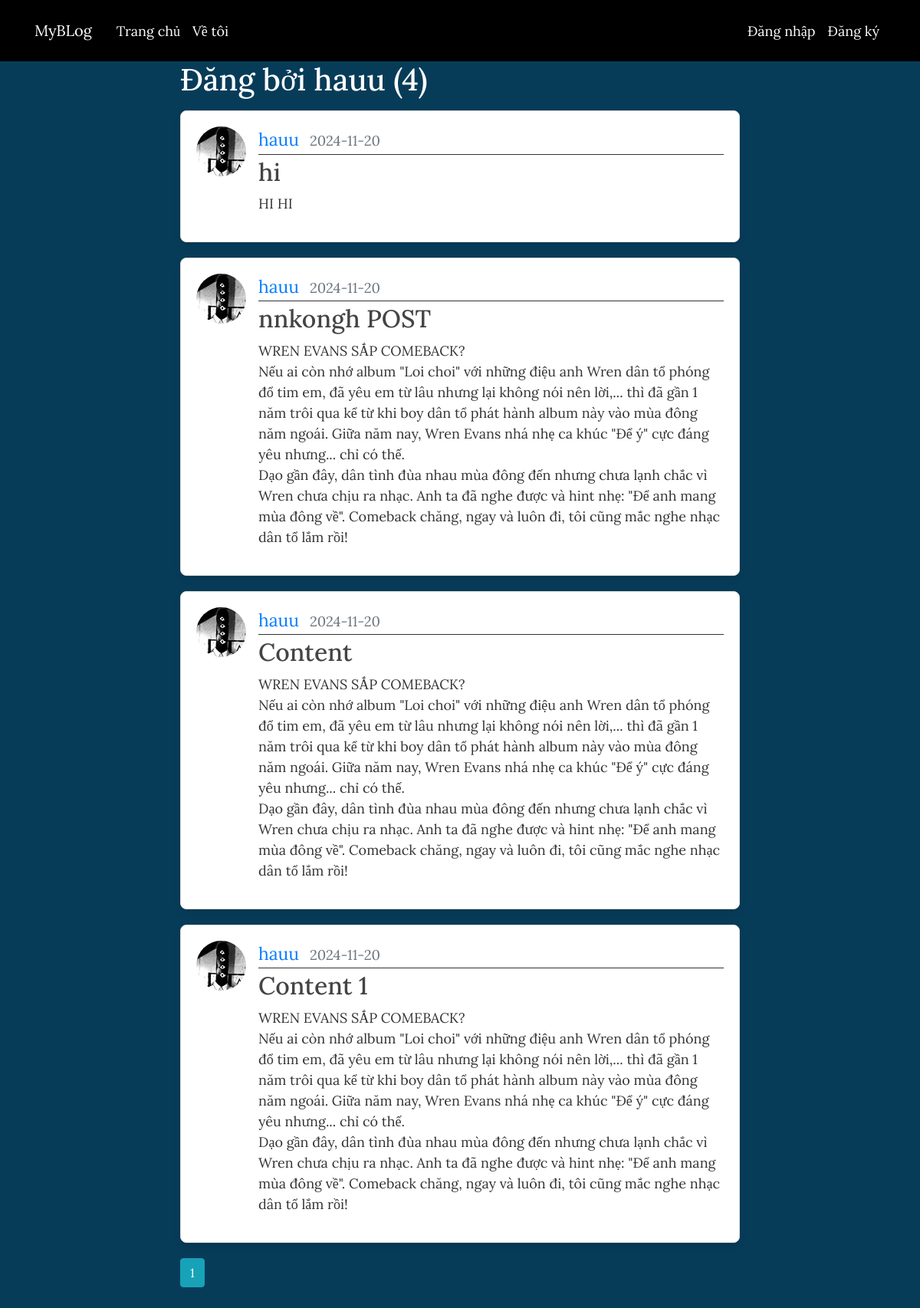
Screenshot of /user/hauu with the database file from the repository.
### blog/models.py (models this page shows, shortened)
class User(db.Model,UserMixin):
    id = db.Column(db.Integer,primary_key=True)
    username = db.Column(db.String(20),unique=True,nullable=False)
    email = db.Column(db.String(120),unique=True,nullable=False)
    image_file = db.Column(db.String(20),nullable=False,default='default.jpg')
    password = db.Column(db.String(60),nullable = False)
    posts = db.relationship('Post',backref='author',lazy = True)

class Post(db.Model):
    id = db.Column(db.Integer,primary_key=True)
    title =  db.Column(db.String(20),nullable=False)
    date_posted = db.Column(db.DateTime, nullable = False,default = datetime.utcnow )
    content = db.Column(db.Text, nullable = False)
    user_id = db.Column(db.Integer,db.ForeignKey('user.id'),nullable = False)

### blog/users/routes.py (the view)
@users.route("/user/<string:username>")
def user_posts(username):
    page = request.args.get('page', 1, type=int)
    user = User.query.filter_by(username=username).first_or_404()
    posts = Post.query.filter_by(author=user)\
        .order_by(Post.date_posted.desc())\
        .paginate(page=page, per_page=5)
    return render_template("user_posts.html",posts=posts,user=user)

### blog/templates/user_posts.html
{%extends "layout.html"%}
{%block content%}
<h1 class="mb-3">Đăng bởi {{user.username}} ({{posts.total}})</h1>
{%for post in posts.items %}
<article class="media content-section">
  <img class="rounded-circle article-img" src="{{url_for('static',filename='myAva/' + post.author.image_file)}}">
    <div class="media-body">
      <div class="article-metadata">
        <a class="mr-2" href="{{url_for('users.user_posts',username=post.author.username)}}">{{ post.author.username }}</a>
        <small class="text-muted">{{ post.date_posted.strftime('%Y-%m-%d') }}</small>
      </div>
      <h2><a class="article-title" href="{{url_for('posts.post',post_id=post.id)}}">{{ post.title }}</a></h2>
      <p class="article-content">{{ post.content }}</p>
    </div>
</article>
{%endfor%}
  {%for page_num in posts.iter_pages(left_edge=1,right_edge=1,left_current=1,right_current=2) %}
    {%if page_num %}
      {%if posts.page == page_num %}
        <a class="btn btn-info mb-4" href="{{url_for('users.user_posts',username=user.username, page=page_num)}}">{{page_num}}</a>
      {%else%}
        <a class="btn btn-outline-info mb-4" href="{{url_for('users.user_posts',username=user.username,page=page_num)}}">{{page_num}}</a>
      {%endif%}
    {%else%}
      ...
    {%endif%}
  {%endfor%}
{%endblock content%}

### blog/templates/layout.html (shortened to what this page needs)
<!DOCTYPE html>
<html lang="en">
<head>
    <link rel="stylesheet" href="https://maxcdn.bootstrapcdn.com/bootstrap/4.0.0/css/bootstrap.min.css">
    <link rel="stylesheet" type="text/css" href="{{url_for('static',filename='main.css') }}">
</head>
<body>
    <header class="site-header">
        <nav class="navbar navbar-expand-md navbar-dark bg-steel fixed-top">
          <div class="container">
            <a class="navbar-brand mr-4" href="/">MyBLog</a>
            <div class="collapse navbar-collapse" id="navbarToggle">
              <div class="navbar-nav mr-auto">
                <a class="nav-item nav-link" href="{{url_for('main.index')}}">Trang chủ</a>
                <a class="nav-item nav-link" href="{{url_for('main.about')}}">Về tôi</a>
              </div>
              <div class="navbar-nav">
                {%if current_user.is_authenticated%}
                  <a class="nav-item nav-link" href="{{url_for('posts.new_post')}}">Bài mới</a>
                  <a class="nav-item nav-link" href="{{url_for('users.account')}}">Tài khoản</a>
                  <a class="nav-item nav-link" href="{{url_for('users.logout')}}">Log out</a>
                {%else%}
                  <a class="nav-item nav-link" href="{{url_for('users.login')}}">Đăng nhập</a>
                  <a class="nav-item nav-link" href="{{url_for('users.register')}}">Đăng ký</a>
                {%endif%}
              </div>
            </div>
          </div>
        </nav>
      </header>
      <main role="main" class="container">
        <div class="row">
          <div class="col-md-8">
            {% block content %}{% endblock %}
          </div>
        </div>
      </main>
</body>
</html>

### blog/static/main.css (style rules this page uses)
body { background: #073C59; color: #333; margin-top: 5rem; font-size: 18px; font-family: 'Lora', serif; transition: background 0.3s ease; }
h1, h2, h3, h4, h5, h6 { color: #ffffff; transition: color 0.3s ease; }
.bg-steel { background-color: #000; height: 80px; border: none; transition: background-color 0.3s ease; }
.site-header .navbar-nav .nav-link { color: #ffffff; transition: color 0.3s ease; }
.content-section { background: #ffffff; padding: 20px; border: 1px solid #dddddd; border-radius: 8px; margin-bottom: 20px; max-width: 800px; margin-left: auto; margin-right: auto; box-shadow: 0 4px 8px rgba(0, 0, 0, 0.1); transition: transform 0.3s ease, box-shadow 0.3s ease; }
.article-title { color: #444444; transition: color 0.3s ease; }
.article-content { white-space: pre-line; }
.article-img { height: 65px; width: 65px; margin-right: 16px; transition: transform 0.3s ease; }
.article-metadata { padding-bottom: 1px; margin-bottom: 4px; border-bottom: 1px solid #333; font-size: 23px; transition: color 0.3s ease; }
main.container { margin-top: 30px; }
.row { display: flex; justify-content: center; margin-bottom: 20px; }

### rows the page displays
User: username "hauu"
Post: image_file (picture), author.username "hauu", date_posted "2024-11-20", title "hi", content "HI HI"
Post: image_file (picture), author.username "hauu", date_posted "2024-11-20", title "nnkongh POST", content "WREN EVANS SẮP COMEBACK? Nếu ai còn nhớ album \"Loi choi\" với những điệu anh Wren dân tổ phóng đổ tim em, đã yêu em từ lâu nhưng lại không nói nên lời,... thì đã gần 1 năm trôi qua kể từ khi boy dân tổ phát hành album này vào mùa đông năm ngoái. Giữa năm nay, Wren Evans nhá nhẹ ca khúc \"Để ý\" cực đáng yêu nhưng... chỉ có thế. Dạo gần đây, dân tình đùa nhau mùa đông đến nhưng chưa lạnh chắc vì Wren chưa chịu ra nhạc. Anh ta đã nghe được và hint nhẹ: \"Để anh mang mùa đông về\". Comeback chăng, ngay và luôn đi, tôi cũng mắc nghe nhạc dân tổ lắm rồi!"
Post: image_file (picture), author.username "hauu", date_posted "2024-11-20", title "Content", content "WREN EVANS SẮP COMEBACK? Nếu ai còn nhớ album \"Loi choi\" với những điệu anh Wren dân tổ phóng đổ tim em, đã yêu em từ lâu nhưng lại không nói nên lời,... thì đã gần 1 năm trôi qua kể từ khi boy dân tổ phát hành album này vào mùa đông năm ngoái. Giữa năm nay, Wren Evans nhá nhẹ ca khúc \"Để ý\" cực đáng yêu nhưng... chỉ có thế. Dạo gần đây, dân tình đùa nhau mùa đông đến nhưng chưa lạnh chắc vì Wren chưa chịu ra nhạc. Anh ta đã nghe được và hint nhẹ: \"Để anh mang mùa đông về\". Comeback chăng, ngay và luôn đi, tôi cũng mắc nghe nhạc dân tổ lắm rồi!"
Post: image_file (picture), author.username "hauu", date_posted "2024-11-20", title "Content 1", content "WREN EVANS SẮP COMEBACK? Nếu ai còn nhớ album \"Loi choi\" với những điệu anh Wren dân tổ phóng đổ tim em, đã yêu em từ lâu nhưng lại không nói nên lời,... thì đã gần 1 năm trôi qua kể từ khi boy dân tổ phát hành album này vào mùa đông năm ngoái. Giữa năm nay, Wren Evans nhá nhẹ ca khúc \"Để ý\" cực đáng yêu nhưng... chỉ có thế. Dạo gần đây, dân tình đùa nhau mùa đông đến nhưng chưa lạnh chắc vì Wren chưa chịu ra nhạc. Anh ta đã nghe được và hint nhẹ: \"Để anh mang mùa đông về\". Comeback chăng, ngay và luôn đi, tôi cũng mắc nghe nhạc dân tổ lắm rồi!"

### other values shown
{{ posts.total }} "4"
{{ page_num }} "1"
